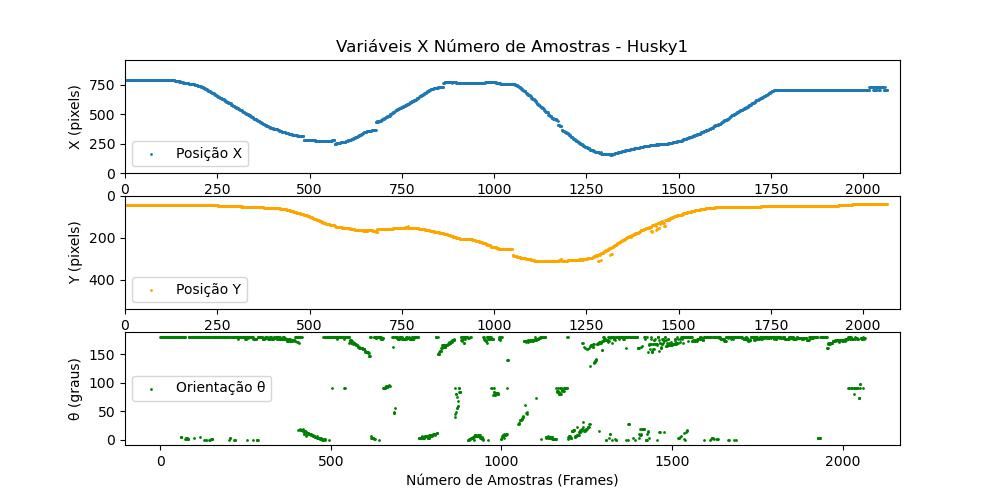
#> input picture husky1-caixa0.jpg, 1000 x 500 px, given in place of Video1_husky.mp4, which was not available
$ jupyter execute --allow-errors projeto.ipynb
#> lines starting #> are read from the running program, lines starting #| are printed output that depends on the picture; after the words box and inside, x2 and y2 are one past the last pixel; in counts of white or black regions, pixels touching at a corner belong together; pictures that were not available may be replaced by others from this repository, and a replacement may not be noted
[cell 1]
import cv2 as cv
import numpy as np
import matplotlib.pyplot as plt
import sys
from sklearn.cluster import KMeans

[cell 2]
video = cv.VideoCapture("Video1_husky.mp4")

while video.isOpened():
    ret, frame = video.read()
#> frame is the input picture: shape (500, 1000, 3); mean B, G, R 244.6, 246.2, 245.1

    if not ret:
        print("Can't receive frame (stream end?). Exiting ...")
        break

    cv.imshow('frame', frame)
    if cv.waitKey(1) == ord('q'):
#> (key q is pressed here)
        break

video.release()
cv.destroyAllWindows()

[cell 3]
plt.imshow(cv.cvtColor(frame, cv.COLOR_BGR2RGB))
plt.axis('off')
plt.show()

[cell 4]
frame = frame.astype(np.double)
frame = frame / 255.

frame_channels = cv.split(frame)

[cell 5]
hist_blue = cv.calcHist((frame * 255).astype(np.uint8), [0], None, [256], [0,256])
#> hist_blue = 256 values from 0 to 3000
hist_green = cv.calcHist((frame * 255).astype(np.uint8), [1], None, [256], [0, 256])
#> hist_green = 256 values from 0 to 3000
hist_red = cv.calcHist((frame * 255).astype(np.uint8), [2], None, [256], [0, 256])
#> hist_red = 256 values from 0 to 3000

[cell 6]
hist = [hist_blue, hist_green, hist_red]
colors = ['blue', 'green', 'red']

fig, axs = plt.subplots(nrows = 1, ncols = 3, figsize = (15, 8))

for i in range(3):
    axs[i].plot(hist[i], color = colors[i])
    axs[i].set_title('Histogram - ' + colors[i])
    axs[i].set_ylim(-10, 200)

plt.show()
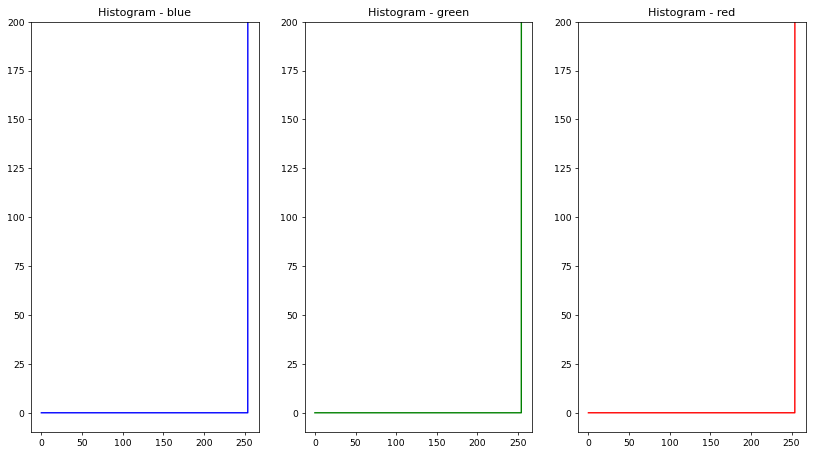
#> figure drawn by matplotlib, 3 panels; panel 1: curve peaks at x = 255, y = 3000; panel 2: curve peaks at x = 255, y = 3000; panel 3: curve peaks at x = 255, y = 3000

[cell 7]
titles = ['Blue Channel', 'Green Channel', 'Red Channel']
fig, axs1 = plt.subplots(nrows = 1, ncols = 4, figsize = (15, 10))

for i in range(3):
    axs1[i].imshow(frame_channels[i], cmap = 'gray')
    axs1[i].set_title(titles[i])
    axs1[i].set_axis_off()

axs1[3].imshow(cv.cvtColor((frame * 255).astype(np.uint8), cv.COLOR_BGR2RGB))
axs1[3].set_title('All Channels')
axs1[3].set_axis_off()
plt.show()
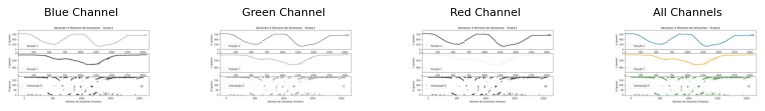
#> figure drawn by matplotlib, 4 panels

[cell 8]
ret, bin_img = cv.threshold((frame_channels[2] * 255).astype(np.uint8), 75, 255, cv.THRESH_BINARY)
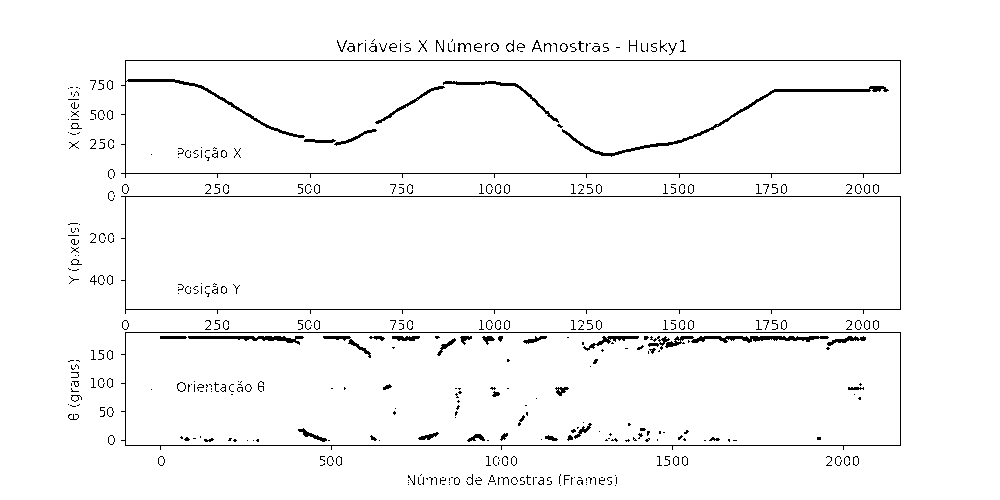
#> bin_img: shape (500, 1000); 96.9% white; black in thin lines or dots, all inside (x1, y1, x2, y2) = (68, 39, 901, 486)
plt.imshow(bin_img, cmap = 'gray')
plt.axis('off')
plt.show()

[cell 9]
gray = frame_channels[0] + frame_channels[1] + frame_channels[2]
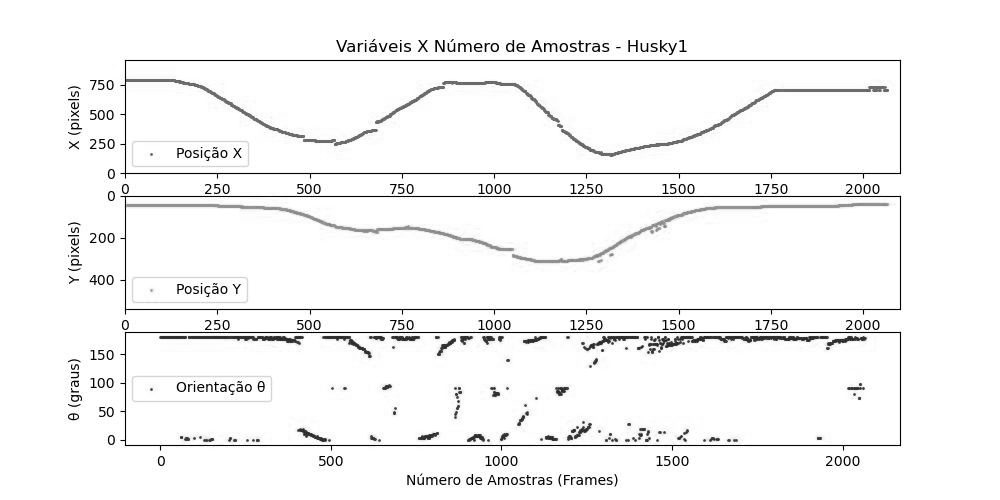
#> gray: shape (500, 1000) float64; min 0, max 3, mean 2.89; drawn with min black and max white
r = frame_channels[2] / gray
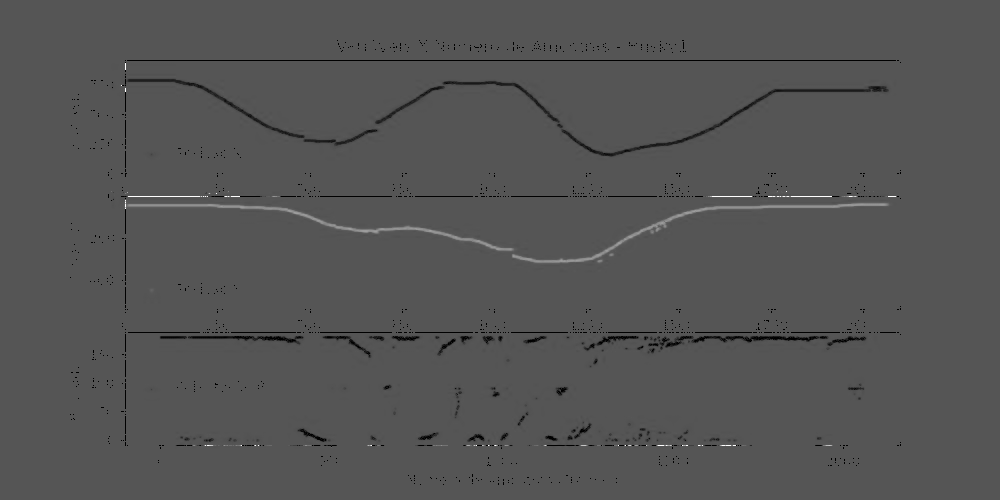
#> r: shape (500, 1000) float64; 0.58% of the values are NaN or infinite; the others: min 0, max 1, mean 0.332; drawn with min black, max white, NaN and infinite black
g = frame_channels[1] / gray
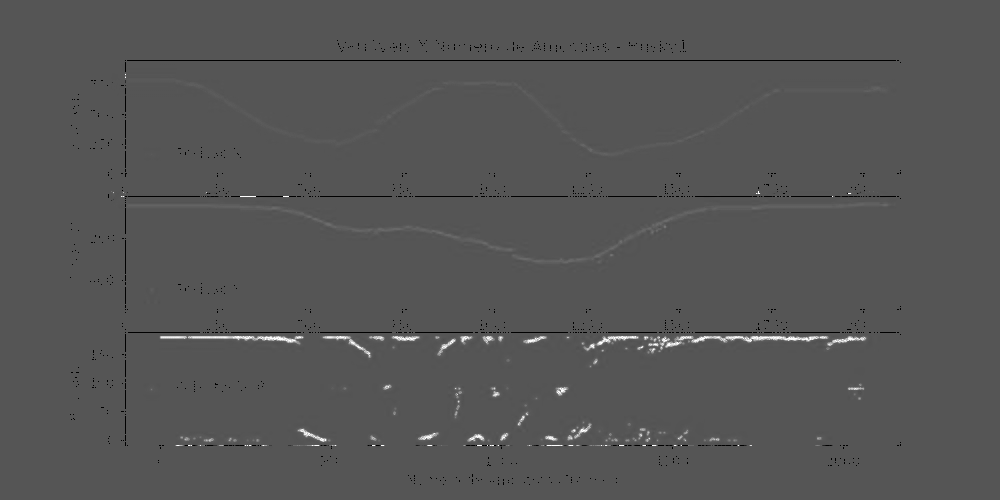
#> g: shape (500, 1000) float64; 0.58% of the values are NaN or infinite; the others: min 0, max 1, mean 0.337; drawn with min black, max white, NaN and infinite black
b = frame_channels[0] / gray

fig, ax = plt.subplots(figsize = (6, 6))
ax.scatter(x = r, y = g, s = 0.6)
ax.set_xlim(0, 1)
ax.set_ylim(0, 1)
ax.set_xlabel('r')
ax.set_ylabel('g')
ax.set_title('Chromaticity Diagram RG')
plt.show()
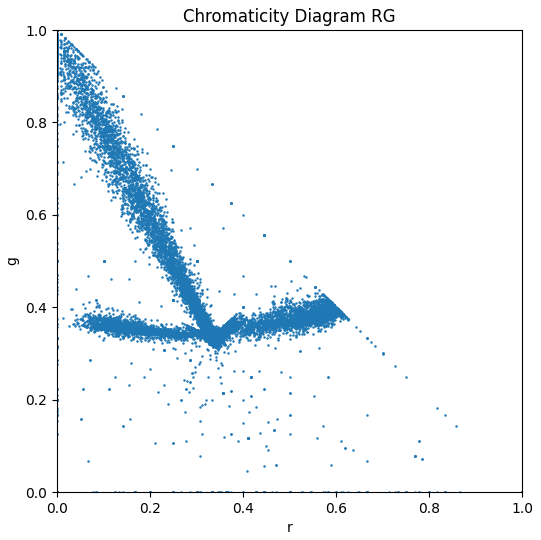
#> figure drawn by matplotlib, 1 panel

$ run again, on husky2-caixa0.jpg
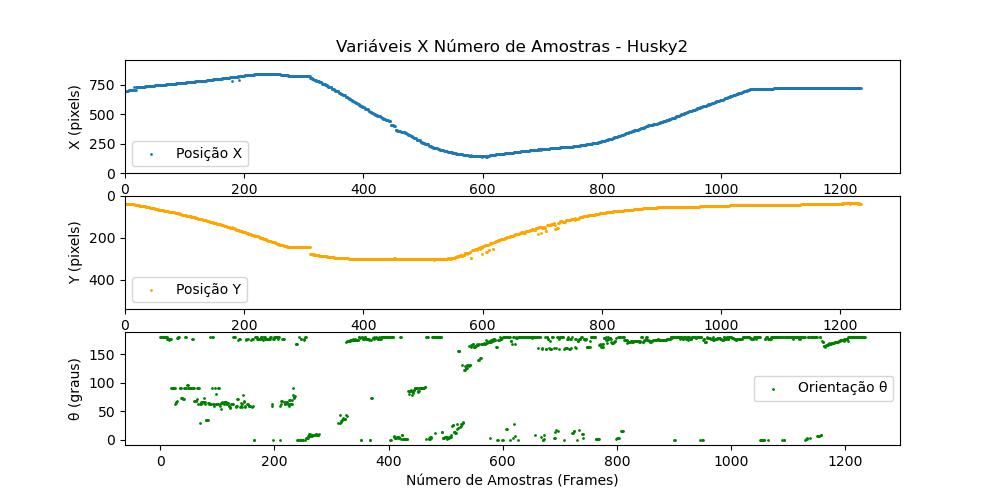
#> input picture husky2-caixa0.jpg, 1000 x 500 px, given in place of Video1_husky.mp4, which was not available
#> frame is the input picture: shape (500, 1000, 3); mean B, G, R 245.1, 246.6, 245.6
#> hist_blue = 256 values from 0 to 3000
#> `ret, bin_img = cv.threshold((frame_channels[2] * 255).astype(np.uint8)..`:
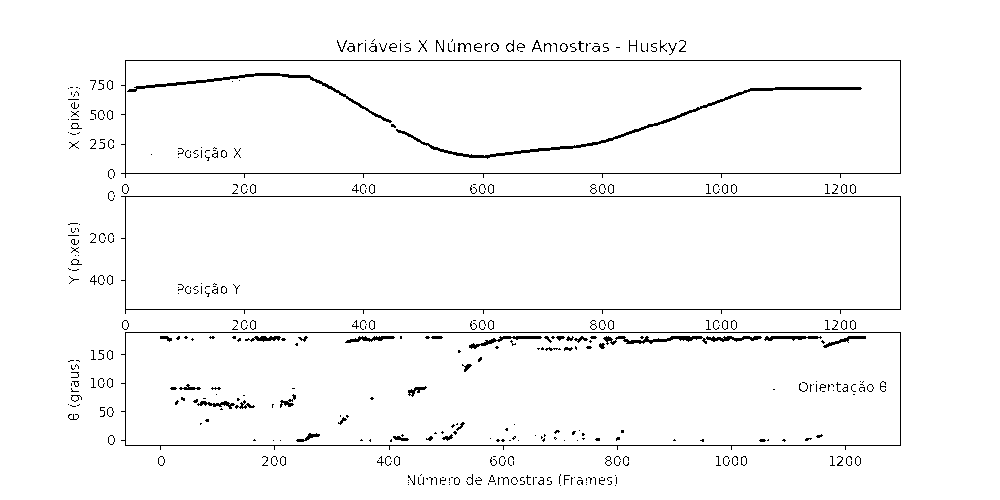
#> bin_img: shape (500, 1000); 97.1% white; black in thin lines or dots, all inside (x1, y1, x2, y2) = (68, 39, 901, 486)
#> `plt.show()`:
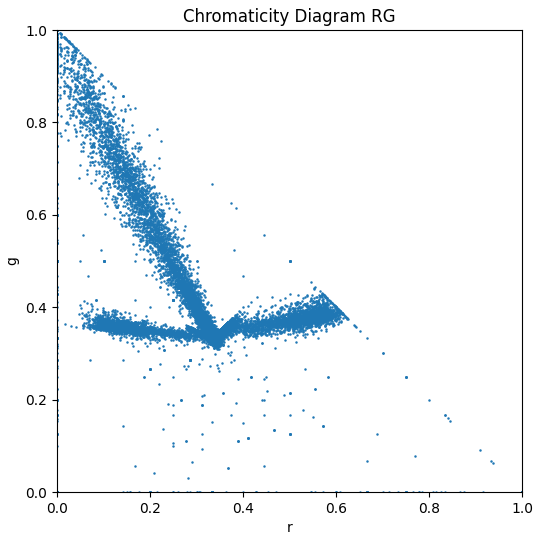
#> figure drawn by matplotlib, 1 panel
